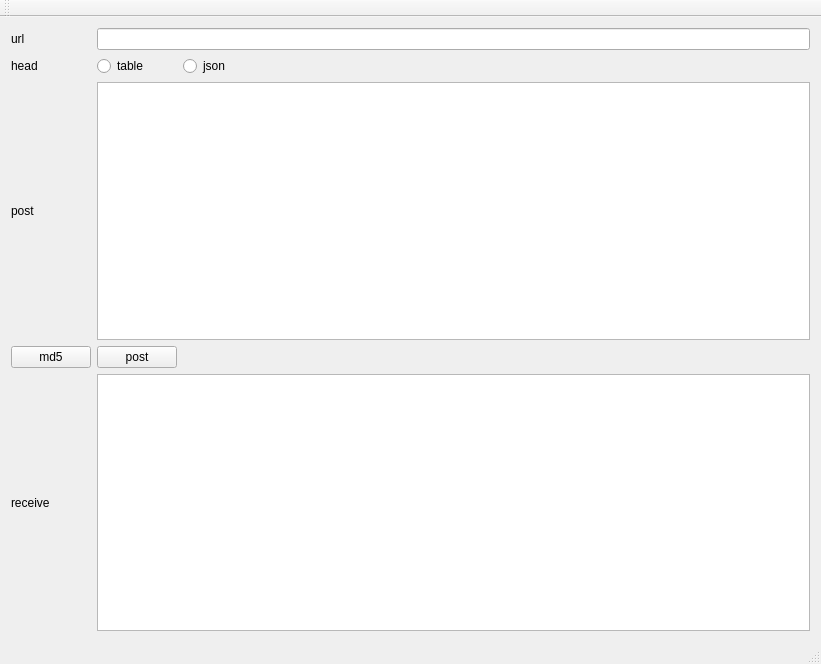
<?xml version="1.0" encoding="UTF-8"?>
<ui version="4.0">
 <class>MainWindow</class>
 <widget class="QMainWindow" name="MainWindow">
  <property name="geometry">
   <rect>
    <x>0</x>
    <y>0</y>
    <width>821</width>
    <height>664</height>
   </rect>
  </property>
  <property name="windowTitle">
   <string>MainWindow</string>
  </property>
  <widget class="QWidget" name="centralWidget">
   <layout class="QGridLayout" name="gridLayout">
    <item row="3" column="0">
     <widget class="QPushButton" name="pushButton">
      <property name="text">
       <string>md5</string>
      </property>
     </widget>
    </item>
    <item row="0" column="0">
     <widget class="QLabel" name="label">
      <property name="text">
       <string>url</string>
      </property>
     </widget>
    </item>
    <item row="0" column="2" colspan="3">
     <widget class="QLineEdit" name="edit_url"/>
    </item>
    <item row="1" column="0">
     <widget class="QLabel" name="label_2">
      <property name="text">
       <string>head</string>
      </property>
     </widget>
    </item>
    <item row="2" column="0">
     <widget class="QLabel" name="label_3">
      <property name="text">
       <string>post</string>
      </property>
     </widget>
    </item>
    <item row="2" column="2" colspan="3">
     <widget class="QTextEdit" name="edit_post"/>
    </item>
    <item row="4" column="0">
     <widget class="QLabel" name="label_4">
      <property name="text">
       <string>receive</string>
      </property>
     </widget>
    </item>
    <item row="4" column="2" colspan="3">
     <widget class="QTextEdit" name="edit_receive"/>
    </item>
    <item row="3" column="2">
     <widget class="QPushButton" name="pushButton_2">
      <property name="text">
       <string>post</string>
      </property>
     </widget>
    </item>
    <item row="3" column="4">
     <spacer name="horizontalSpacer">
      <property name="orientation">
       <enum>Qt::Horizontal</enum>
      </property>
      <property name="sizeHint" stdset="0">
       <size>
        <width>40</width>
        <height>20</height>
       </size>
      </property>
     </spacer>
    </item>
    <item row="1" column="2">
     <widget class="QRadioButton" name="radio_table">
      <property name="text">
       <string>table</string>
      </property>
     </widget>
    </item>
    <item row="1" column="3">
     <widget class="QRadioButton" name="radio_json">
      <property name="text">
       <string>json</string>
      </property>
     </widget>
    </item>
   </layout>
  </widget>
  <widget class="QMenuBar" name="menuBar">
   <property name="geometry">
    <rect>
     <x>0</x>
     <y>0</y>
     <width>821</width>
     <height>23</height>
    </rect>
   </property>
  </widget>
  <widget class="QToolBar" name="mainToolBar">
   <attribute name="toolBarArea">
    <enum>TopToolBarArea</enum>
   </attribute>
   <attribute name="toolBarBreak">
    <bool>false</bool>
   </attribute>
  </widget>
  <widget class="QStatusBar" name="statusBar"/>
 </widget>
 <layoutdefault spacing="6" margin="11"/>
 <resources/>
 <connections/>
</ui>
